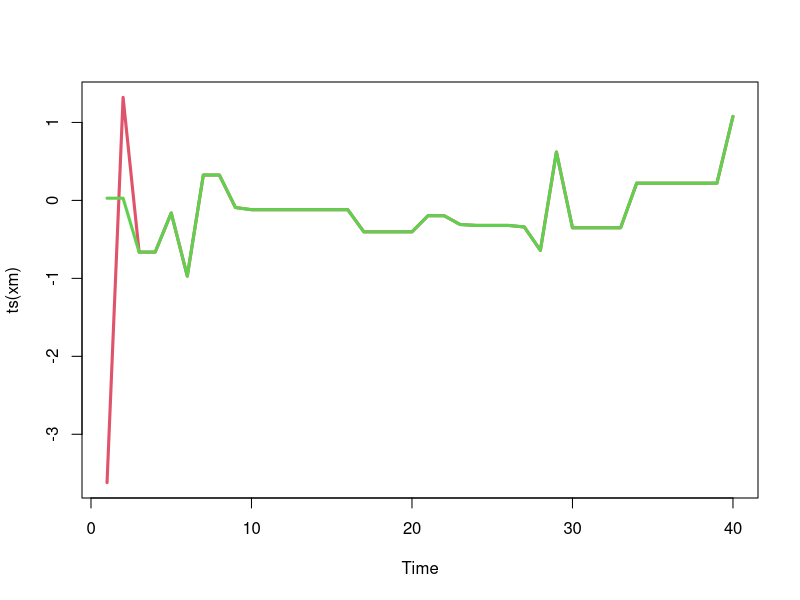
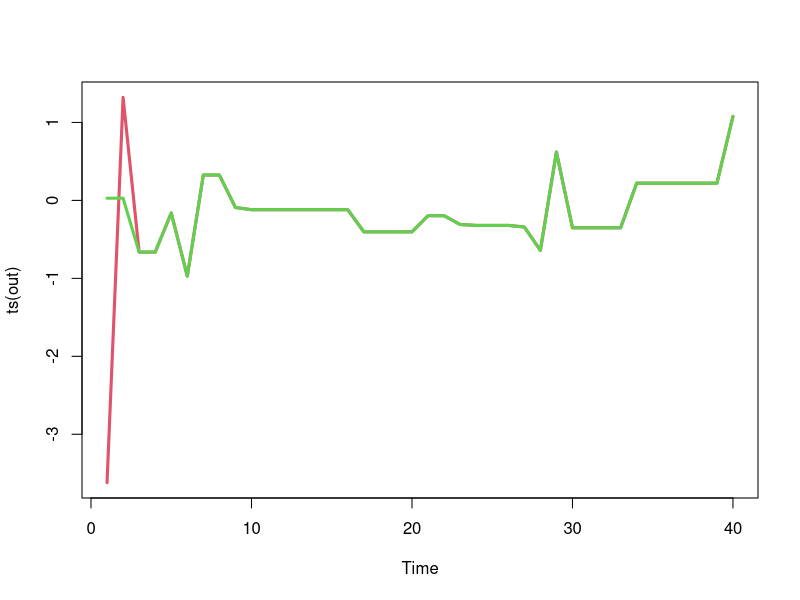
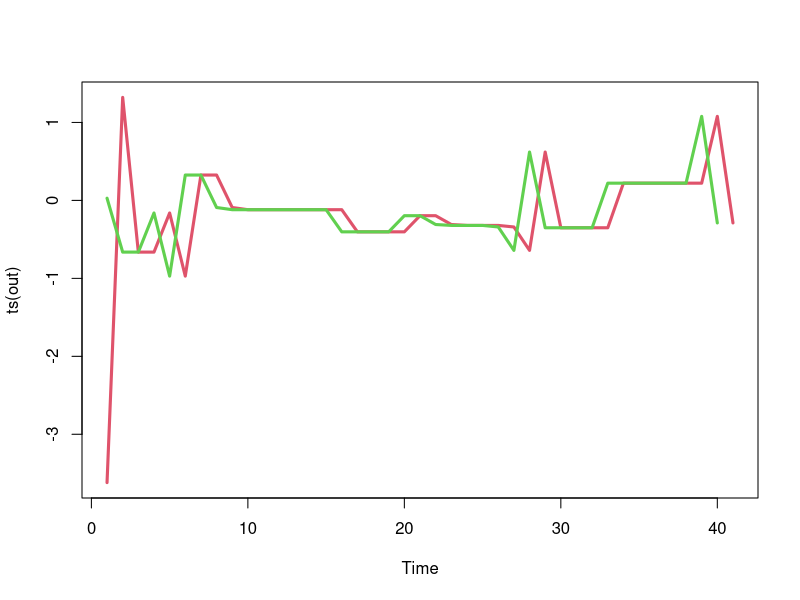
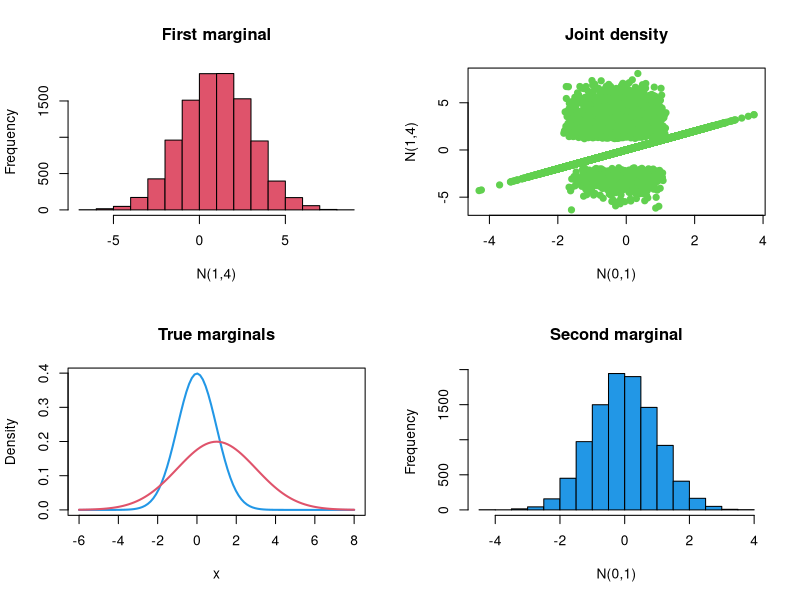
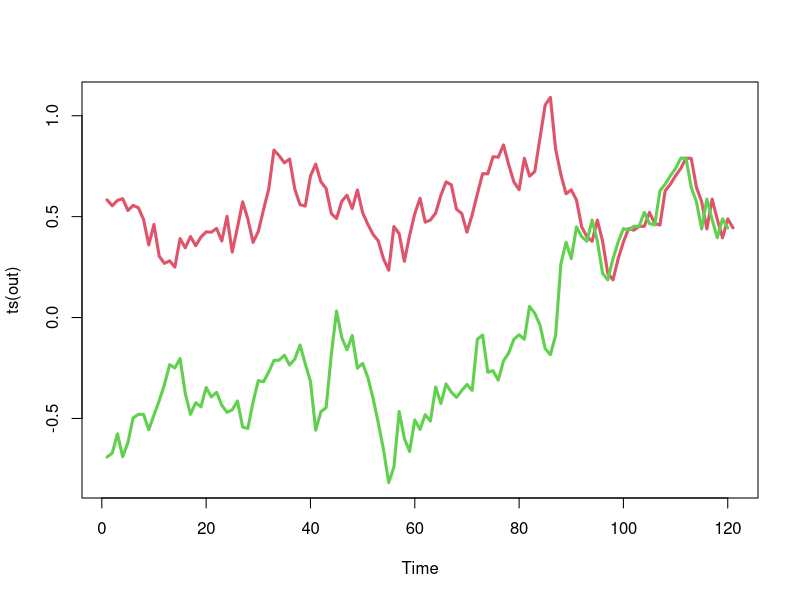
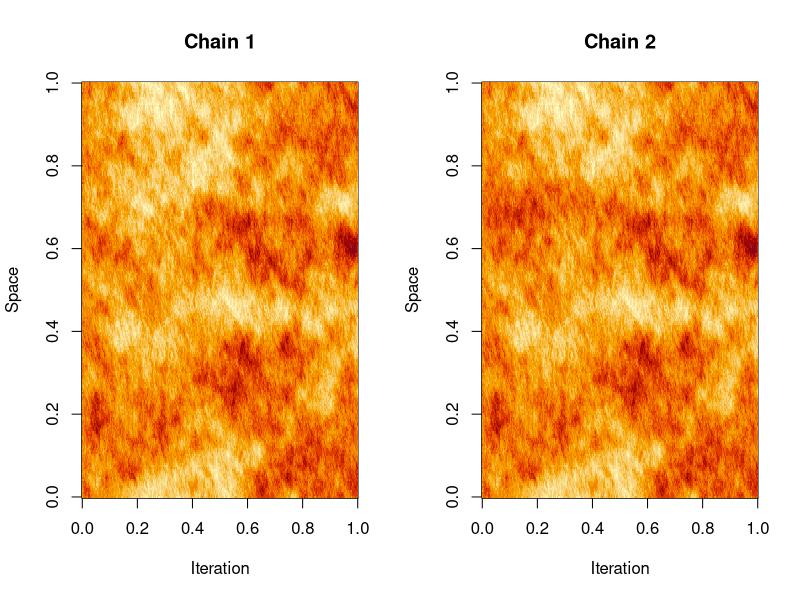
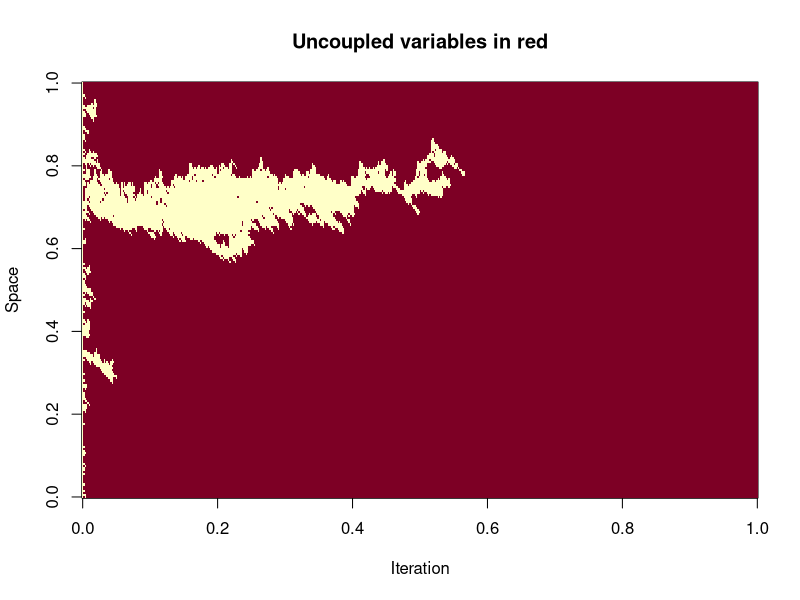
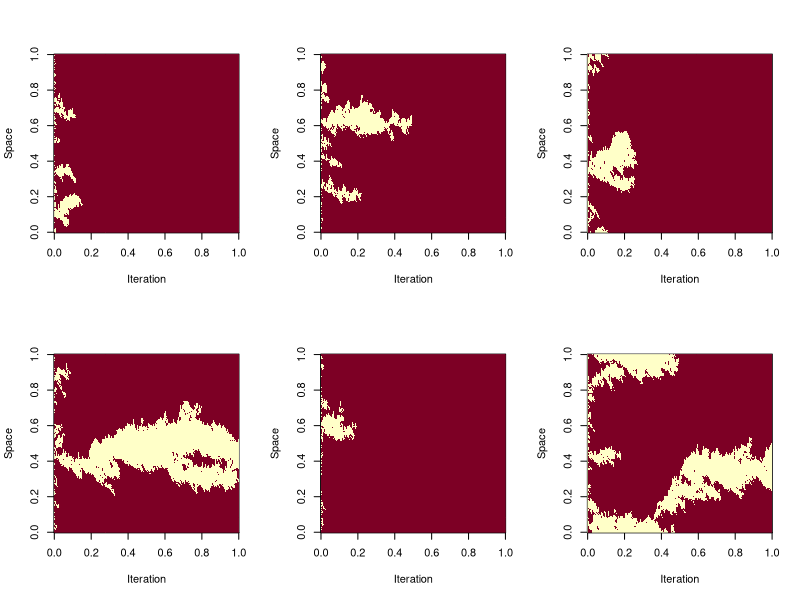

Generate these figures, in order, with R:
## ---- chunk 1
set.seed(4)
n = 40
xm = matrix(0, nrow=n, ncol=2)
x = rcauchy(2)
xm[1, ] = x
for (i in 2:n) {
  xs = rcauchy(1)
  u = runif(1)
  a = dnorm(xs, 0, 0.5)*dcauchy(x) / (
        dnorm(x, 0, 0.5)*dcauchy(xs) )
  x[u < a] = xs
  xm[i, ] = x
  }
## ---- chunk 2
plot(ts(xm), plot.type="single", col=c(2,3), lwd=3)
## ---- chunk 3
cmis = function(n, rpi0, dpi, rq, dq) {
    xm = matrix(0, nrow=n, ncol=2)
    x = c(rpi0(), rpi0())
    xm[1, ] = x
    for (i in 2:n) {
        xs = rq()
        u = runif(1)
        a = dpi(xs)*dq(x)/(dpi(x)*dq(xs))
        x[u < a] = xs
        xm[i, ] = x
    }
    xm
}
## ---- chunk 4
set.seed(4)
out = cmis(
    40,
    function() rcauchy(1),
    function(x) dnorm(x,0,0.5),
    function() rcauchy(1),
    function(x) dcauchy(x)
	)
## ---- chunk 5
plot(ts(out), plot.type="single", col=c(2,3), lwd=3)
## ---- chunk 6
cmis1 = function(n, rpi0, dpi, rq, dq) {
    xm = matrix(NA, nrow=n+1, ncol=2)
    x = c(rpi0(), rpi0()); xm[1, ] = x
    xs = rq(); u = runif(1)
    a = dpi(xs)*dq(x[1])/(dpi(x[1])*dq(xs))
    if (u < a) x[1] = xs
    xm[2,1] = x[1]
    for (i in 2:n) {
        xs = rq(); u = runif(1)
        a = dpi(xs)*dq(x)/(dpi(x)*dq(xs))
        x[u < a] = xs
        xm[i+1, 1] = x[1]; xm[i, 2] = x[2]
    }
    xm
}
## ---- chunk 7
set.seed(4)
out = cmis1(
    40,
    function() rcauchy(1),
    function(x) dnorm(x,0,0.5),
    function() rcauchy(1),
    function(x) dcauchy(x)
)
## ---- chunk 8
plot(ts(out), plot.type="single", col=c(2,3), lwd=3)
## ---- chunk 9
rcouple = function(rp, dp, rq, dq) {
    x = rp()
    w = runif(1,0,dp(x))
    if (w < dq(x))
        return(c(x,x))
    else repeat {
        ys = rq()
        ws = runif(1,0,dq(ys))
        if (ws > dp(ys))
            return(c(x,ys))
        }
    }
## ---- chunk 10
coupled = function()
    rcouple(
        function() rnorm(1,0,1),
        function(x) dnorm(x,0,1),
        function() rnorm(1,1,2),
        function(x) dnorm(x,1,2)
        )
		
set.seed(1)
xm = t(sapply(1:10000, function(x) coupled()))
## ---- chunk 11
doPlot = function(xm) {
    op = par(mfrow=c(2,2))
    hist(xm[,2], 20, xlab="N(1,4)", col=2,
		main="First marginal")
    plot(xm, pch=19, col=3, xlab="N(0,1)",
		ylab="N(1,4)", main="Joint density")
    curve(dnorm(x,0,1), -6, 8, col=4, lwd=2,
		ylab="Density", main="True marginals")
	curve(dnorm(x,1,2), col=2, lwd=2, add=TRUE)
    hist(xm[,1], 20, xlab="N(0,1)", col=4,
		main="Second marginal")
    par(op)
}

doPlot(xm)
## ---- chunk 12
cmh1 = function(n, rpi0, dpi, rq, dq) {
    xm = matrix(NA, nrow=n+1, ncol=2)
    x = c(rpi0(), rpi0()); xm[1, ] = x
    xs = rq(x[1]); u = runif(1)
    a = dpi(xs)*dq(xs,x[1])/(dpi(x[1])*dq(x[1],xs))
    if (u < a) x[1] = xs
    xm[2,1] = x[1]
    for (i in 2:n) {
		xs = rcouple(
          function() rq(x[1]), function(xp) dq(x[1],xp),
          function() rq(x[2]), function(xp) dq(x[2],xp) )
        u = runif(1)
        a = dpi(xs)*dq(xs,x)/(dpi(x)*dq(x,xs))
        x[u < a] = xs[u < a]
        xm[i+1, 1] = x[1]; xm[i, 2] = x[2] }
    xm
}
## ---- chunk 13
set.seed(3)

out = cmh1(
    120,
    function() rcauchy(1),
    function(x) dnorm(x,0,1),
    function(x) rnorm(1,x,0.1),
    function(x,xs) dnorm(xs,x,0.1)
)
## ---- chunk 14
plot(ts(out), plot.type="single", col=c(2,3), lwd=3)
## ---- chunk 15
car1 = function(n = 500, N = 200, a = 0.99) {
    arr = array(dim = c(n,N,2))
    x = matrix(rnorm(2*N, 2*sqrt(1/(1-a*a))), ncol=2)
    arr[1, , ] = x
    w = a/(1+a*a)
    csd = sqrt(1/(1+a*a))
    for (i in 2:n) {
        arr[i,1,] = rcouple(
            function() rnorm(1, w*(arr[i-1,N,1]+arr[i-1,2,1]), csd),
            function(xp) dnorm(xp, w*(arr[i-1,N,1]+arr[i-1,2,1]), csd),
            function() rnorm(1, w*(arr[i-1,N,2]+arr[i-1,2,2]), csd),
            function(xp) dnorm(xp, w*(arr[i-1,N,2]+arr[i-1,2,2]), csd)
        )
        for (j in 2:(N-1)) {
            arr[i,j,] = rcouple(
                function() rnorm(1, w*(arr[i,j-1,1]+arr[i-1,j+1,1]), csd),
                function(xp) dnorm(xp, w*(arr[i,j-1,1]+arr[i-1,j+1,1]), csd),
                function() rnorm(1, w*(arr[i,j-1,2]+arr[i-1,j+1,2]), csd),
                function(xp) dnorm(xp, w*(arr[i,j-1,2]+arr[i-1,j+1,2]), csd)
            )
        }
        arr[i,N,] = rcouple(
            function() rnorm(1, w*(arr[i,N-1,1]+arr[i,1,1]), csd),
            function(xp) dnorm(xp, w*(arr[i,N-1,1]+arr[i,1,1]), csd),
            function() rnorm(1, w*(arr[i,N-1,2]+arr[i,1,2]), csd),
            function(xp) dnorm(xp, w*(arr[i,N-1,2]+arr[i,1,2]), csd)
        )
    }
    arr
}
    
set.seed(3)
arr = car1()
op = par(mfrow=c(1,2))
image(arr[,,1], main="Chain 1", xlab="Iteration", ylab="Space")
image(arr[,,2], main="Chain 2", xlab="Iteration", ylab="Space")
par(op)
## ---- chunk 16
image(1*((arr[,,1]-arr[,,2]) == 0.0), ylab="Space",
      main="Uncoupled variables in red", xlab="Iteration")
## ---- chunk 17
op = par(mfrow=c(2,3))
for (i in 1:6) {
    arr = car1()
    image(1*((arr[,,1]-arr[,,2]) == 0.0), ylab="Space",
          xlab="Iteration")
}
par(op)
